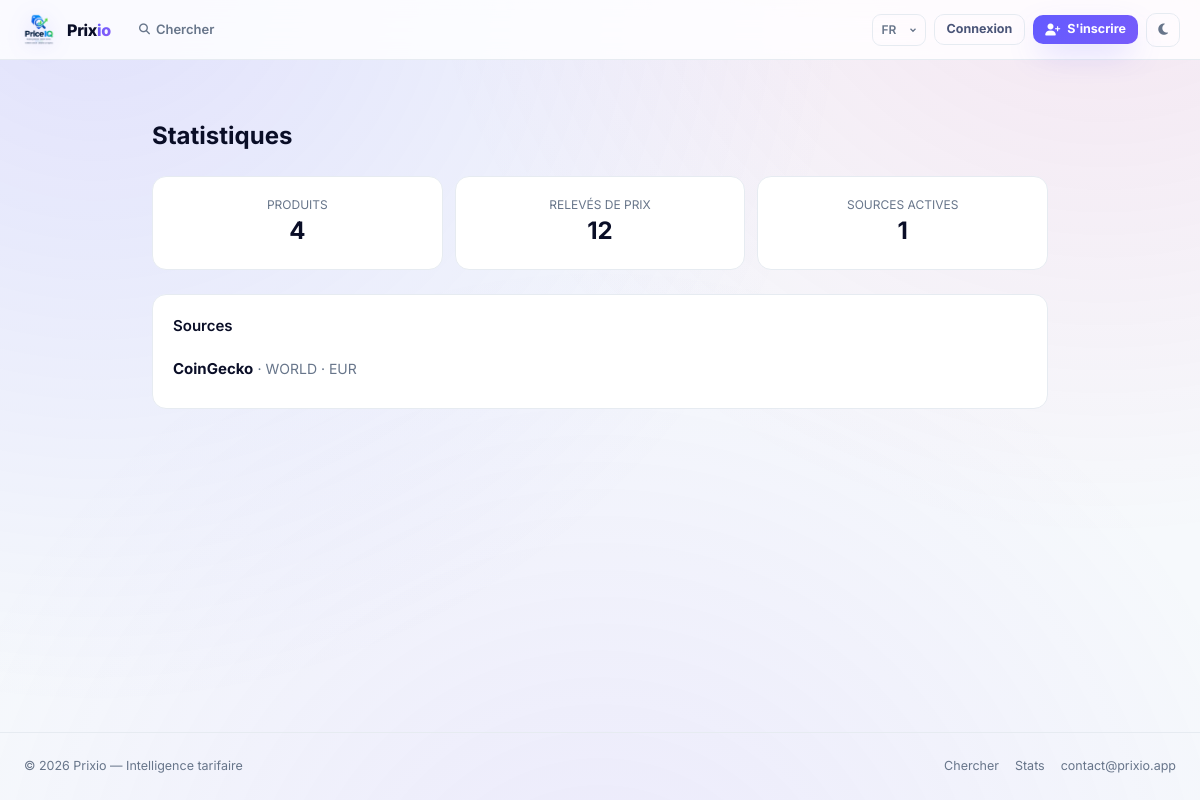
Screenshot of /stats/ with the database file from the repository.
### PricingApp/models.py (models this page shows, shortened)
class Source(models.Model):
    name = models.CharField(_("Nom"), max_length=64)
    adapter_key = models.CharField(_("Clé adaptateur"), max_length=64)
    region = models.CharField(_("Région"), max_length=8)
    currency = models.CharField(_("Devise"), max_length=8)
    is_active = models.BooleanField(_("Active"), default=True)
    created_at = models.DateTimeField(_("Créée le"), auto_now_add=True)
    class Meta:
        verbose_name = _("Source")
        verbose_name_plural = _("Sources")
        unique_together = ("adapter_key", "region")

### PricingApp/views.py (the view)
# urls.py: path("stats/", views.stats, name="stats"),
def stats(request):
    return render(request, "PricingApp/stats.html", {
        "product_count": Product.objects.count(),
        "price_count": PricePoint.objects.count(),
        "source_count": Source.objects.filter(is_active=True).count(),
        "sources": Source.objects.filter(is_active=True),
        "title": _("Statistiques"),
    })

### PrixioApp/context_processors.py (called while the page is built)
def prixio_context(request):
    return {
        "COMPANY_NAME": settings.COMPANY_NAME,
        "COMPANY_EMAIL": settings.COMPANY_EMAIL,
        "BASE_CURRENCY": settings.BASE_CURRENCY,
    }

### PricingApp/templates/PricingApp/stats.html (shortened to what this page needs)
{% extends "base.html" %}
{% load i18n humanize %}
{% block content %}
<section class="max-w-4xl mx-auto pt-8">
  <h1 class="text-2xl font-bold mb-6">{{ title }}</h1>
  <div class="grid grid-cols-3 gap-3 mb-6">
    <div class="card text-center">
      <div class="text-xs text-muted uppercase">{% trans "Produits" %}</div>
      <div style="font-size:1.5rem;font-weight:700;">{{ product_count|intcomma }}</div>
    </div>
    <div class="card text-center">
      <div class="text-xs text-muted uppercase">{% trans "Relevés de prix" %}</div>
      <div style="font-size:1.5rem;font-weight:700;">{{ price_count|intcomma }}</div>
    </div>
    <div class="card text-center">
      <div class="text-xs text-muted uppercase">{% trans "Sources actives" %}</div>
      <div style="font-size:1.5rem;font-weight:700;">{{ source_count }}</div>
    </div>
  </div>
  {% if sources %}
    <div class="card">
      <h2 class="font-semibold mb-3">{% trans "Sources" %}</h2>
      <ul style="list-style:none;padding:0;">
        {% for s in sources %}
          <li style="padding:.5rem 0;border-bottom:1px solid var(--input-border);">
            <strong>{{ s.name }}</strong>
            <span class="text-muted text-sm">· {{ s.region }} · {{ s.currency }}</span>
          </li>
        {% endfor %}
      </ul>
    </div>
  {% endif %}
</section>
{% endblock %}

### ProjectPrixio/templates/base.html (style rules this page uses)
:root { --bg: #f6f9fc; --surface: #ffffff; --surface-hover: #fafbff; --text: #0a0e27; --text-soft: #4a5578; --muted: #67758a; --border: #e6ebf1; --brand: #635bff; --brand-2: #8b5cf6; --brand-3: #ec4899; --brand-soft: rgba(99, 91, 255, .08); --brand-ring: rgba(99, 91, 255, .18); --success: #10b981; --success-soft: rgba(16, 185, 129, .12); --warning: #f59e0b; --warning-soft: rgba(245, 158, 11, .12); --danger: #ef4444; --danger-soft: rgba(239, 68, 68, .12); --info: #3b82f6; --shadow-sm: 0 1px 2px rgba(10, 14, 39, .04); --shadow-md: 0 4px 12px rgba(10, 14, 39, .06); --shadow-lg: 0 12px 32px rgba(10, 14, 39, .10); --shadow-brand: 0 12px 32px -8px rgba(99, 91, 255, .35); --radius: 14px; --radius-lg: 20px; --header-height: 60px; --ease-out: cubic-bezier(.16, 1, .3, 1); --ease-spring: cubic-bezier(.34, 1.56, .64, 1); --ease-smooth: cubic-bezier(.4, 0, .2, 1); --orb-1: radial-gradient(circle at 20% 10%, rgba(99, 91, 255, .15), transparent 45%); --orb-2: radial-gradient(circle at 80% 0%, rgba(236, 72, 153, .12), transparent 40%); --orb-3: radial-gradient(circle at 50% 100%, rgba(139, 92, 246, .10), transparent 50%); --ring-circumference: 188.5; }
*, *::before, *::after { box-sizing: border-box; }
html { scroll-behavior: smooth; -webkit-text-size-adjust: 100%; }
html, body { height: 100%; }
body { background: var(--bg); color: var(--text); font-family: 'Inter', ui-sans-serif, system-ui, -apple-system, sans-serif; -webkit-font-smoothing: antialiased; overflow-x: hidden; transition: background-color .3s var(--ease-smooth), color .3s var(--ease-smooth); min-height: 100vh; display: flex; flex-direction: column; position: relative; font-size: 15px; line-height: 1.5; }
body::before { content: ''; position: fixed; inset: -20%; z-index: -1; background: var(--orb-1), var(--orb-2), var(--orb-3); pointer-events: none; animation: orbFloat 24s ease-in-out infinite; }
.card { background: var(--surface); border: 1px solid var(--border); border-radius: var(--radius); padding: 20px; transition: all .3s var(--ease-smooth); }
.text-muted { color: var(--muted); }

### rows the page displays
Source: name "CoinGecko", region "WORLD", currency "EUR"

### other values shown
{{ title }} "Statistiques"
{{ product_count|intcomma }} "4"
{{ price_count|intcomma }} "12"
{{ source_count }} "1"
{{ COMPANY_NAME|default:"Prixio" }} "Prixio"
{{ COMPANY_EMAIL }} "contact@prixio.app"
form field language "FR"
